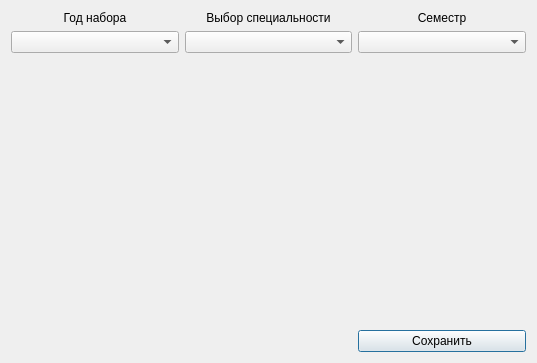
<?xml version="1.0" encoding="UTF-8"?>
<ui version="4.0">
 <class>GroupSelection</class>
 <widget class="QDialog" name="GroupSelection">
  <property name="geometry">
   <rect>
    <x>0</x>
    <y>0</y>
    <width>537</width>
    <height>363</height>
   </rect>
  </property>
  <property name="windowTitle">
   <string>GroupSelection</string>
  </property>
  <layout class="QGridLayout" name="gridLayout_3">
   <item row="0" column="0">
    <widget class="QLabel" name="label">
     <property name="font">
      <font>
       <pointsize>9</pointsize>
      </font>
     </property>
     <property name="text">
      <string>Год набора</string>
     </property>
     <property name="alignment">
      <set>Qt::AlignCenter</set>
     </property>
    </widget>
   </item>
   <item row="0" column="1">
    <widget class="QLabel" name="label_2">
     <property name="font">
      <font>
       <pointsize>9</pointsize>
      </font>
     </property>
     <property name="text">
      <string>Выбор специальности</string>
     </property>
     <property name="alignment">
      <set>Qt::AlignCenter</set>
     </property>
    </widget>
   </item>
   <item row="0" column="2">
    <widget class="QLabel" name="label_3">
     <property name="font">
      <font>
       <pointsize>9</pointsize>
      </font>
     </property>
     <property name="text">
      <string>Семестр</string>
     </property>
     <property name="alignment">
      <set>Qt::AlignCenter</set>
     </property>
    </widget>
   </item>
   <item row="1" column="0">
    <widget class="QComboBox" name="comboBox_5"/>
   </item>
   <item row="1" column="1">
    <widget class="QComboBox" name="comboBox_6"/>
   </item>
   <item row="1" column="2">
    <widget class="QComboBox" name="comboBox_7"/>
   </item>
   <item row="2" column="1">
    <spacer name="verticalSpacer">
     <property name="orientation">
      <enum>Qt::Vertical</enum>
     </property>
     <property name="sizeHint" stdset="0">
      <size>
       <width>20</width>
       <height>249</height>
      </size>
     </property>
    </spacer>
   </item>
   <item row="3" column="0" colspan="2">
    <spacer name="horizontalSpacer">
     <property name="orientation">
      <enum>Qt::Horizontal</enum>
     </property>
     <property name="sizeHint" stdset="0">
      <size>
       <width>338</width>
       <height>20</height>
      </size>
     </property>
    </spacer>
   </item>
   <item row="3" column="2">
    <widget class="QPushButton" name="pb_SaveGroup">
     <property name="font">
      <font>
       <pointsize>9</pointsize>
      </font>
     </property>
     <property name="text">
      <string>Сохранить</string>
     </property>
     <property name="autoRepeatDelay">
      <number>300</number>
     </property>
     <property name="autoRepeatInterval">
      <number>100</number>
     </property>
    </widget>
   </item>
  </layout>
 </widget>
 <layoutdefault spacing="6" margin="11"/>
 <tabstops>
  <tabstop>comboBox_5</tabstop>
  <tabstop>comboBox_6</tabstop>
  <tabstop>comboBox_7</tabstop>
  <tabstop>pb_SaveGroup</tabstop>
 </tabstops>
 <resources/>
 <connections/>
</ui>
